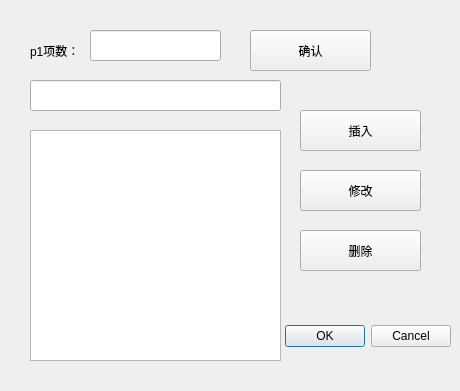
<?xml version="1.0" encoding="UTF-8"?>
<ui version="4.0">
 <class>Dialog1</class>
 <widget class="QDialog" name="Dialog1">
  <property name="geometry">
   <rect>
    <x>0</x>
    <y>0</y>
    <width>460</width>
    <height>391</height>
   </rect>
  </property>
  <property name="windowTitle">
   <string>Dialog</string>
  </property>
  <widget class="QDialogButtonBox" name="buttonBox">
   <property name="geometry">
    <rect>
     <x>110</x>
     <y>320</y>
     <width>341</width>
     <height>32</height>
    </rect>
   </property>
   <property name="orientation">
    <enum>Qt::Horizontal</enum>
   </property>
   <property name="standardButtons">
    <set>QDialogButtonBox::Cancel|QDialogButtonBox::Ok</set>
   </property>
  </widget>
  <widget class="QPushButton" name="pushButton1">
   <property name="geometry">
    <rect>
     <x>250</x>
     <y>30</y>
     <width>121</width>
     <height>41</height>
    </rect>
   </property>
   <property name="text">
    <string>确认</string>
   </property>
  </widget>
  <widget class="QLabel" name="label">
   <property name="geometry">
    <rect>
     <x>30</x>
     <y>30</y>
     <width>71</width>
     <height>41</height>
    </rect>
   </property>
   <property name="text">
    <string>p1项数：</string>
   </property>
  </widget>
  <widget class="QLineEdit" name="lineEdit1">
   <property name="geometry">
    <rect>
     <x>90</x>
     <y>30</y>
     <width>131</width>
     <height>31</height>
    </rect>
   </property>
  </widget>
  <widget class="QPushButton" name="add">
   <property name="geometry">
    <rect>
     <x>300</x>
     <y>110</y>
     <width>121</width>
     <height>41</height>
    </rect>
   </property>
   <property name="text">
    <string>插入</string>
   </property>
  </widget>
  <widget class="QPushButton" name="edit">
   <property name="geometry">
    <rect>
     <x>300</x>
     <y>170</y>
     <width>121</width>
     <height>41</height>
    </rect>
   </property>
   <property name="text">
    <string>修改</string>
   </property>
  </widget>
  <widget class="QPushButton" name="del">
   <property name="geometry">
    <rect>
     <x>300</x>
     <y>230</y>
     <width>121</width>
     <height>41</height>
    </rect>
   </property>
   <property name="text">
    <string>删除</string>
   </property>
  </widget>
  <widget class="QListWidget" name="listWidget">
   <property name="geometry">
    <rect>
     <x>30</x>
     <y>130</y>
     <width>251</width>
     <height>231</height>
    </rect>
   </property>
  </widget>
  <widget class="QLineEdit" name="lineEdit2">
   <property name="geometry">
    <rect>
     <x>30</x>
     <y>80</y>
     <width>251</width>
     <height>31</height>
    </rect>
   </property>
  </widget>
 </widget>
 <resources/>
 <connections>
  <connection>
   <sender>buttonBox</sender>
   <signal>accepted()</signal>
   <receiver>Dialog1</receiver>
   <slot>accept()</slot>
   <hints>
    <hint type="sourcelabel">
     <x>248</x>
     <y>254</y>
    </hint>
    <hint type="destinationlabel">
     <x>157</x>
     <y>274</y>
    </hint>
   </hints>
  </connection>
  <connection>
   <sender>buttonBox</sender>
   <signal>rejected()</signal>
   <receiver>Dialog1</receiver>
   <slot>reject()</slot>
   <hints>
    <hint type="sourcelabel">
     <x>316</x>
     <y>260</y>
    </hint>
    <hint type="destinationlabel">
     <x>286</x>
     <y>274</y>
    </hint>
   </hints>
  </connection>
 </connections>
</ui>
